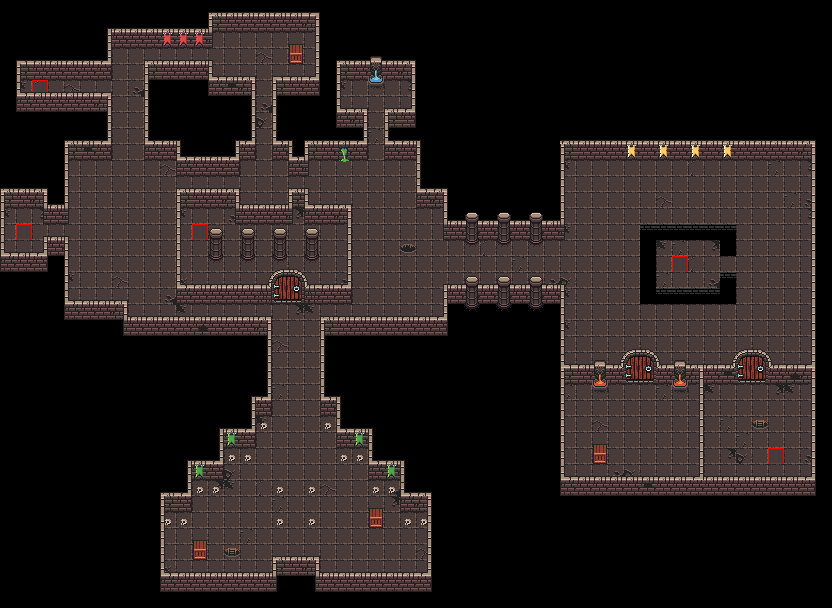

This is a level from a 2D game, rendered from its Tiled map with the project's own tilesets. A one-line summary and the map file follow, with tile-layer data summarised:
An orthogonal 52x38 tile map with 16x16 px tiles, 7 tile layers (Floor, Containers, Decoration2, Walls, ...) and 149 objects (8x orc_warrior, 7x plague, 6x imp, 5x chest, 4x crate, ...).

<map version="1.10" tiledversion="1.10.1" orientation="orthogonal" renderorder="right-down" width="52" height="38" tilewidth="16" tileheight="16" infinite="0" nextlayerid="13" nextobjectid="177">
 <editorsettings>
  <export target="../level1.lua" format="lua" />
 </editorsettings>
 <tileset firstgid="1" name="Tileset" tilewidth="16" tileheight="16" tilecount="81" columns="9">
  <image source="../../images/tilesets/scene.png" width="144" height="144" />
  <tile id="0">
   <properties>
    <property name="isFloor" type="bool" value="true" />
   </properties>
  </tile>
  <tile id="1">
   <properties>
    <property name="isFloor" type="bool" value="true" />
   </properties>
  </tile>
  <tile id="2">
   <properties>
    <property name="isFloor" type="bool" value="true" />
   </properties>
  </tile>
  <tile id="3">
   <properties>
    <property name="isFloor" type="bool" value="true" />
   </properties>
  </tile>
  <tile id="6">
   <properties>
    <property name="isFloor" type="bool" value="true" />
   </properties>
  </tile>
  <tile id="9">
   <properties>
    <property name="isFloor" type="bool" value="true" />
   </properties>
  </tile>
  <tile id="10">
   <properties>
    <property name="isFloor" type="bool" value="true" />
   </properties>
  </tile>
  <tile id="11">
   <properties>
    <property name="isFloor" type="bool" value="true" />
   </properties>
  </tile>
  <tile id="18">
   <properties>
    <property name="isFloor" type="bool" value="true" />
   </properties>
  </tile>
  <tile id="19">
   <properties>
    <property name="isFloor" type="bool" value="true" />
   </properties>
  </tile>
  <tile id="20">
   <properties>
    <property name="isFloor" type="bool" value="true" />
   </properties>
  </tile>
 </tileset>
 <layer id="2" name="Floor" width="52" height="38" offsetx="-16" offsety="-16">
  <data>[1976 cells, 727 non-empty, 10 distinct tile ids]</data>
 </layer>
 <layer id="3" name="Containers" width="52" height="38" offsetx="-16" offsety="-16">
  <data>[1976 cells, 13 non-empty, 3 distinct tile ids]</data>
 </layer>
 <layer id="12" name="Decoration2" width="52" height="38">
  <data>[1976 cells, 0 non-empty, 0 distinct tile ids]</data>
 </layer>
 <layer id="4" name="Walls" width="52" height="38" offsetx="-16" offsety="-16">
  <data>[1976 cells, 534 non-empty, 28 distinct tile ids]</data>
 </layer>
 <layer id="5" name="Fountains" width="52" height="38" offsetx="-16" offsety="-16">
  <data>[1976 cells, 6 non-empty, 4 distinct tile ids]</data>
 </layer>
 <layer id="6" name="Doors" width="52" height="38" offsetx="-16" offsety="-16">
  <data>[1976 cells, 12 non-empty, 4 distinct tile ids]</data>
 </layer>
 <layer id="7" name="Decoration" width="52" height="38" offsetx="-16" offsety="-16">
  <data>[1976 cells, 61 non-empty, 9 distinct tile ids]</data>
 </layer>
 <objectgroup id="7" name="Interact">
  <object id="176" name="door" x="272" y="284" width="32" height="5" />
  <object id="177" name="door" x="624" y="364" width="32" height="5" />
  <object id="178" name="door" x="736" y="364" width="32" height="5" />
  <object id="180" name="chest" x="768" y="448" width="16" height="16" />
  <object id="181" name="chest" x="672" y="256" width="16" height="16" />
  <object id="182" name="chest" x="192" y="224" width="16" height="16" />
  <object id="183" name="chest" x="16" y="224" width="16" height="16" />
  <object id="184" name="chest" x="32" y="80" width="16" height="16" />
  <object id="139" name="crate" x="193" y="540" width="14" height="19" />
  <object id="140" name="crate" x="369" y="508" width="14" height="20" />
  <object id="141" name="crate" x="593" y="444" width="14" height="20" />
  <object id="142" name="crate" x="289" y="44" width="14" height="20" />
 </objectgroup>
 <objectgroup id="9" name="Enemies">
  <object id="144" name="orc_warrior" x="80" y="176" width="16" height="16" />
  <object id="145" name="orc_warrior" x="16" y="208" width="16" height="16" />
  <object id="146" name="orc_warrior" x="80" y="256" width="16" height="16" />
  <object id="147" name="orc_warrior" x="128" y="192" width="16" height="16" />
  <object id="148" name="orc_warrior" x="112" y="224" width="16" height="16" />
  <object id="149" name="imp" x="80" y="208" width="16" height="16" />
  <object id="150" name="imp" x="224" y="32" width="16" height="16" />
  <object id="151" name="big_demon" x="624" y="416" width="16" height="16" />
  <object id="152" name="ogre" x="608" y="256" width="16" height="16" />
  <object id="153" name="imp" x="736" y="432" width="16" height="16" />
  <object id="154" name="imp" x="784" y="400" width="16" height="16" />
  <object id="155" name="orc_warrior" x="656" y="320" width="16" height="16" />
  <object id="156" name="orc_warrior" x="656" y="176" width="16" height="16" />
  <object id="157" name="orc_warrior" x="736" y="192" width="16" height="16" />
  <object id="158" name="plague" x="368" y="192" width="16" height="16" />
  <object id="160" name="plague" x="400" y="256" width="16" height="16" />
  <object id="161" name="plague" x="256" y="176" width="16" height="16" />
  <object id="162" name="plague" x="192" y="256" width="16" height="16" />
  <object id="163" name="plague" x="64" y="80" width="16" height="16" />
  <object id="164" name="imp" x="656" y="448" width="16" height="16" />
  <object id="165" name="ogre" x="752" y="320" width="16" height="16" />
  <object id="166" name="plague" x="288" y="352" width="16" height="16" />
  <object id="167" name="plague" x="144" y="288" width="16" height="16" />
  <object id="168" name="imp" x="368" y="96" width="16" height="16" />
 </objectgroup>
 <objectgroup id="10" name="Spawn">
  <object id="169" name="spawn" x="288" y="496" width="16" height="16" />
 </objectgroup>
 <objectgroup id="6" name="Animation" visible="0">
  <object id="172" name="fountain_red" type="fountain" x="592" y="369" width="16" height="22" />
  <object id="173" name="fountain_red" type="fountain" x="672" y="369" width="16" height="22" />
  <object id="175" name="fountain_blue" type="fountain" x="368" y="65" width="16" height="22" />
 </objectgroup>
 <objectgroup id="5" name="Collide">
  <object id="7" x="107" y="28" width="5" height="37" />
  <object id="8" x="16" y="60" width="91" height="5" />
  <object id="13" x="16" y="65" width="5" height="32" />
  <object id="14" x="21" y="92" width="91" height="5" />
  <object id="17" x="107" y="97" width="5" height="47" />
  <object id="18" x="64" y="140" width="43" height="4" />
  <object id="19" x="64" y="144" width="5" height="64" />
  <object id="20" x="43" y="204" width="21" height="4" />
  <object id="24" x="43" y="188" width="5" height="16" />
  <object id="26" x="0" y="188" width="43" height="5" />
  <object id="27" x="0" y="193" width="5" height="64" />
  <object id="28" x="5" y="252" width="43" height="5" />
  <object id="30" x="43" y="236" width="5" height="16" />
  <object id="31" x="48" y="236" width="21" height="5" />
  <object id="32" x="64" y="241" width="5" height="64" />
  <object id="33" x="69" y="300" width="59" height="5" />
  <object id="34" x="123" y="305" width="5" height="16" />
  <object id="38" x="128" y="316" width="144" height="5" />
  <object id="39" x="267" y="321" width="5" height="80" />
  <object id="40" x="251" y="396" width="16" height="5" />
  <object id="41" x="251" y="401" width="5" height="32" />
  <object id="42" x="219" y="428" width="32" height="5" />
  <object id="43" x="219" y="433" width="5" height="32" />
  <object id="44" x="187" y="460" width="32" height="5" />
  <object id="45" x="187" y="465" width="5" height="32" />
  <object id="46" x="160" y="492" width="27" height="5" />
  <object id="47" x="160" y="497" width="5" height="80" />
  <object id="48" x="165" y="572" width="112" height="5" />
  </objectgroup>
 <objectgroup id="11" name="Void">
  <!-- 5 objects omitted --></objectgroup>
</map>
<!-- 81 of 149 objects omitted -->